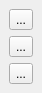
<?xml version="1.0" encoding="UTF-8"?>
<ui version="4.0">
 <class>SynthesisToolBox</class>
 <widget class="QDockWidget" name="SynthesisToolBox">
  <property name="enabled">
   <bool>true</bool>
  </property>
  <property name="geometry">
   <rect>
    <x>0</x>
    <y>0</y>
    <width>77</width>
    <height>147</height>
   </rect>
  </property>
  <property name="sizePolicy">
   <sizepolicy hsizetype="Fixed" vsizetype="Fixed">
    <horstretch>0</horstretch>
    <verstretch>0</verstretch>
   </sizepolicy>
  </property>
  <property name="floating">
   <bool>false</bool>
  </property>
  <property name="features">
   <set>QDockWidget::DockWidgetFloatable|QDockWidget::DockWidgetMovable|QDockWidget::DockWidgetVerticalTitleBar</set>
  </property>
  <property name="allowedAreas">
   <set>Qt::LeftDockWidgetArea|Qt::RightDockWidgetArea</set>
  </property>
  <property name="windowTitle">
   <string notr="true">S&amp;ynthesis</string>
  </property>
  <widget class="QWidget" name="dockWidgetContents">
   <property name="sizePolicy">
    <sizepolicy hsizetype="Fixed" vsizetype="Fixed">
     <horstretch>0</horstretch>
     <verstretch>0</verstretch>
    </sizepolicy>
   </property>
   <layout class="QVBoxLayout" name="verticalLayout">
    <item>
     <widget class="QToolButton" name="toolButtonStart">
      <property name="text">
       <string>...</string>
      </property>
      <property name="icon">
       <iconset resource="qtflow.qrc">
        <normaloff>:/media-playback-start.svg</normaloff>:/media-playback-start.svg</iconset>
      </property>
      <property name="iconSize">
       <size>
        <width>32</width>
        <height>32</height>
       </size>
      </property>
     </widget>
    </item>
    <item>
     <widget class="QToolButton" name="toolButtonPause">
      <property name="text">
       <string>...</string>
      </property>
      <property name="icon">
       <iconset resource="qtflow.qrc">
        <normaloff>:/media-playback-pause.svg</normaloff>:/media-playback-pause.svg</iconset>
      </property>
      <property name="iconSize">
       <size>
        <width>32</width>
        <height>32</height>
       </size>
      </property>
     </widget>
    </item>
    <item>
     <widget class="QToolButton" name="toolButtonStop">
      <property name="text">
       <string>...</string>
      </property>
      <property name="icon">
       <iconset resource="qtflow.qrc">
        <normaloff>:/media-playback-stop.svg</normaloff>:/media-playback-stop.svg</iconset>
      </property>
      <property name="iconSize">
       <size>
        <width>32</width>
        <height>32</height>
       </size>
      </property>
     </widget>
    </item>
   </layout>
  </widget>
 </widget>
 <resources>
  <include location="qtflow.qrc"/>
 </resources>
 <connections/>
</ui>
